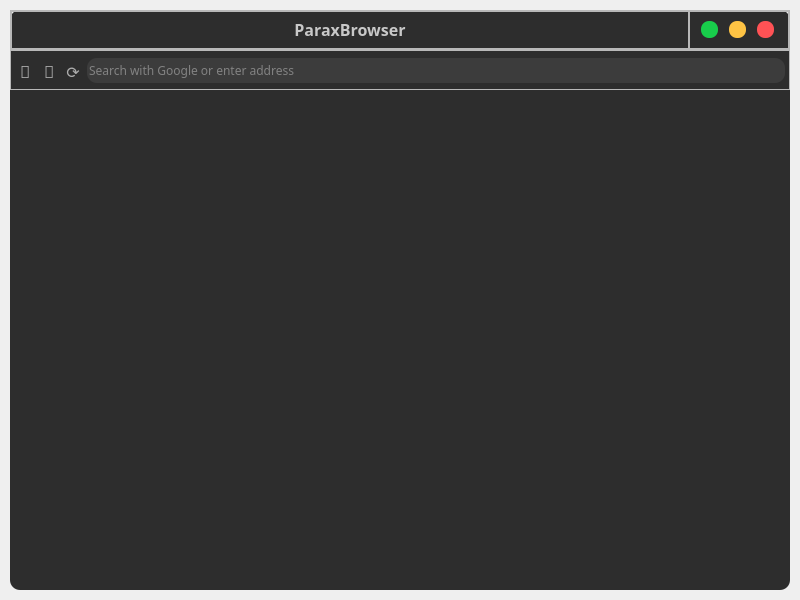
<?xml version="1.0" encoding="UTF-8"?>
<ui version="4.0">
 <class>MainWindow</class>
 <widget class="QMainWindow" name="MainWindow">
  <property name="geometry">
   <rect>
    <x>0</x>
    <y>0</y>
    <width>800</width>
    <height>600</height>
   </rect>
  </property>
  <property name="windowTitle">
   <string>Levly</string>
  </property>
  <property name="windowIcon">
   <iconset>
    <normaloff>:/Images/MyProjects/Python/Levly/Images/Levly.png</normaloff>:/Images/MyProjects/Python/Levly/Images/Levly.png</iconset>
  </property>
  <widget class="QWidget" name="centralwidget">
   <layout class="QVBoxLayout" name="verticalLayout">
    <property name="spacing">
     <number>0</number>
    </property>
    <property name="leftMargin">
     <number>10</number>
    </property>
    <property name="topMargin">
     <number>10</number>
    </property>
    <property name="rightMargin">
     <number>10</number>
    </property>
    <property name="bottomMargin">
     <number>10</number>
    </property>
    <item>
     <widget class="QFrame" name="mainFrame">
      <property name="styleSheet">
       <string notr="true">QFrame#mainFrame {
	background-color: rgb(45, 45, 45);
	border-radius: 10px; 
}</string>
      </property>
      <property name="frameShape">
       <enum>QFrame::NoFrame</enum>
      </property>
      <property name="frameShadow">
       <enum>QFrame::Plain</enum>
      </property>
      <property name="lineWidth">
       <number>0</number>
      </property>
      <layout class="QVBoxLayout" name="verticalLayout_2">
       <property name="spacing">
        <number>0</number>
       </property>
       <property name="leftMargin">
        <number>0</number>
       </property>
       <property name="topMargin">
        <number>0</number>
       </property>
       <property name="rightMargin">
        <number>0</number>
       </property>
       <property name="bottomMargin">
        <number>0</number>
       </property>
       <item>
        <widget class="QFrame" name="titleBar">
         <property name="maximumSize">
          <size>
           <width>16777215</width>
           <height>80</height>
          </size>
         </property>
         <property name="styleSheet">
          <string notr="true">background-color: none;
</string>
         </property>
         <property name="frameShape">
          <enum>QFrame::NoFrame</enum>
         </property>
         <property name="frameShadow">
          <enum>QFrame::Raised</enum>
         </property>
         <layout class="QVBoxLayout" name="verticalLayout_3">
          <property name="spacing">
           <number>0</number>
          </property>
          <property name="leftMargin">
           <number>0</number>
          </property>
          <property name="topMargin">
           <number>0</number>
          </property>
          <property name="rightMargin">
           <number>0</number>
          </property>
          <property name="bottomMargin">
           <number>0</number>
          </property>
          <item>
           <widget class="QFrame" name="topFrame">
            <property name="frameShape">
             <enum>QFrame::StyledPanel</enum>
            </property>
            <property name="frameShadow">
             <enum>QFrame::Raised</enum>
            </property>
            <layout class="QHBoxLayout" name="horizontalLayout">
             <property name="spacing">
              <number>0</number>
             </property>
             <property name="leftMargin">
              <number>0</number>
             </property>
             <property name="topMargin">
              <number>0</number>
             </property>
             <property name="rightMargin">
              <number>0</number>
             </property>
             <property name="bottomMargin">
              <number>0</number>
             </property>
             <item>
              <widget class="QFrame" name="browserNameLabel">
               <property name="frameShape">
                <enum>QFrame::StyledPanel</enum>
               </property>
               <property name="frameShadow">
                <enum>QFrame::Raised</enum>
               </property>
               <layout class="QVBoxLayout" name="verticalLayout_5">
                <property name="spacing">
                 <number>0</number>
                </property>
                <property name="leftMargin">
                 <number>0</number>
                </property>
                <property name="topMargin">
                 <number>0</number>
                </property>
                <property name="rightMargin">
                 <number>0</number>
                </property>
                <property name="bottomMargin">
                 <number>0</number>
                </property>
                <item>
                 <widget class="QLabel" name="browserName">
                  <property name="font">
                   <font>
                    <family>Montserrat SemiBold</family>
                    <pointsize>12</pointsize>
                    <weight>75</weight>
                    <bold>true</bold>
                   </font>
                  </property>
                  <property name="autoFillBackground">
                   <bool>false</bool>
                  </property>
                  <property name="styleSheet">
                   <string notr="true">color: rgb(200, 200, 200);</string>
                  </property>
                  <property name="text">
                   <string>&lt;html&gt;&lt;head/&gt;&lt;body&gt;&lt;p align=&quot;center&quot;&gt;                ParaxBrowser&lt;/p&gt;&lt;/body&gt;&lt;/html&gt;</string>
                  </property>
                 </widget>
                </item>
               </layout>
              </widget>
             </item>
             <item>
              <widget class="QFrame" name="buttons">
               <property name="maximumSize">
                <size>
                 <width>100</width>
                 <height>16777215</height>
                </size>
               </property>
               <property name="frameShape">
                <enum>QFrame::StyledPanel</enum>
               </property>
               <property name="frameShadow">
                <enum>QFrame::Raised</enum>
               </property>
               <layout class="QHBoxLayout" name="horizontalLayout_2">
                <property name="spacing">
                 <number>0</number>
                </property>
                <property name="leftMargin">
                 <number>0</number>
                </property>
                <property name="topMargin">
                 <number>0</number>
                </property>
                <property name="rightMargin">
                 <number>0</number>
                </property>
                <property name="bottomMargin">
                 <number>0</number>
                </property>
                <item>
                 <widget class="QPushButton" name="minimizeBtn">
                  <property name="minimumSize">
                   <size>
                    <width>16</width>
                    <height>16</height>
                   </size>
                  </property>
                  <property name="maximumSize">
                   <size>
                    <width>17</width>
                    <height>17</height>
                   </size>
                  </property>
                  <property name="toolTip">
                   <string>&lt;html&gt;&lt;head/&gt;&lt;body&gt;&lt;p&gt;Minimize&lt;/p&gt;&lt;/body&gt;&lt;/html&gt;</string>
                  </property>
                  <property name="styleSheet">
                   <string notr="true">QPushButton {
border: none;
border-radius: 8px;
background-color: rgb(24, 205, 75);
}

QPushButton:hover {
background-color: rgba(24, 205, 75, 150);
}</string>
                  </property>
                  <property name="text">
                   <string/>
                  </property>
                 </widget>
                </item>
                <item>
                 <widget class="QPushButton" name="maximizeBtn">
                  <property name="minimumSize">
                   <size>
                    <width>16</width>
                    <height>16</height>
                   </size>
                  </property>
                  <property name="maximumSize">
                   <size>
                    <width>17</width>
                    <height>17</height>
                   </size>
                  </property>
                  <property name="toolTip">
                   <string>&lt;html&gt;&lt;head/&gt;&lt;body&gt;&lt;p&gt;Maximize&lt;/p&gt;&lt;/body&gt;&lt;/html&gt;</string>
                  </property>
                  <property name="styleSheet">
                   <string notr="true">QPushButton {
border: none;
border-radius: 8px;
	background-color: rgb(254, 195, 68);
}

QPushButton:hover {
background-color: rgba(254, 195, 68, 150);
}</string>
                  </property>
                  <property name="text">
                   <string/>
                  </property>
                 </widget>
                </item>
                <item>
                 <widget class="QPushButton" name="closeBtn">
                  <property name="minimumSize">
                   <size>
                    <width>16</width>
                    <height>16</height>
                   </size>
                  </property>
                  <property name="maximumSize">
                   <size>
                    <width>17</width>
                    <height>17</height>
                   </size>
                  </property>
                  <property name="toolTip">
                   <string>&lt;html&gt;&lt;head/&gt;&lt;body&gt;&lt;p&gt;Close&lt;/p&gt;&lt;/body&gt;&lt;/html&gt;</string>
                  </property>
                  <property name="styleSheet">
                   <string notr="true">QPushButton {
border: none;
border-radius: 8px;
background-color: rgb(255, 82, 85);
}

QPushButton:hover {
background-color: rgba(255, 82, 85, 100);
}</string>
                  </property>
                  <property name="text">
                   <string/>
                  </property>
                 </widget>
                </item>
               </layout>
              </widget>
             </item>
            </layout>
           </widget>
          </item>
          <item>
           <widget class="QFrame" name="bottomFrame">
            <property name="frameShape">
             <enum>QFrame::StyledPanel</enum>
            </property>
            <property name="frameShadow">
             <enum>QFrame::Raised</enum>
            </property>
            <layout class="QHBoxLayout" name="horizontalLayout_5">
             <property name="spacing">
              <number>4</number>
             </property>
             <property name="leftMargin">
              <number>4</number>
             </property>
             <property name="topMargin">
              <number>4</number>
             </property>
             <property name="rightMargin">
              <number>4</number>
             </property>
             <property name="bottomMargin">
              <number>2</number>
             </property>
             <item>
              <widget class="QPushButton" name="leftArrowBtn">
               <property name="minimumSize">
                <size>
                 <width>20</width>
                 <height>20</height>
                </size>
               </property>
               <property name="maximumSize">
                <size>
                 <width>20</width>
                 <height>20</height>
                </size>
               </property>
               <property name="font">
                <font>
                 <family>Entypo</family>
                 <pointsize>13</pointsize>
                </font>
               </property>
               <property name="styleSheet">
                <string notr="true">QPushButton {
	color: rgba(172, 172, 172, 255);
	border: none;
}

QPushButton:hover {
	color: rgba(172, 172, 172, 100);
}

QPushButton:pressed {
	padding-left: 2px;
	padding-top: 2px;
}</string>
               </property>
               <property name="text">
                <string></string>
               </property>
              </widget>
             </item>
             <item>
              <widget class="QPushButton" name="rightArrowBtn">
               <property name="minimumSize">
                <size>
                 <width>20</width>
                 <height>20</height>
                </size>
               </property>
               <property name="maximumSize">
                <size>
                 <width>20</width>
                 <height>20</height>
                </size>
               </property>
               <property name="font">
                <font>
                 <family>Entypo</family>
                 <pointsize>13</pointsize>
                </font>
               </property>
               <property name="styleSheet">
                <string notr="true">QPushButton {
	color: rgba(172, 172, 172, 255);
	border: none;
}

QPushButton:hover {
	color: rgba(172, 172, 172, 100);
}

QPushButton:pressed {
	padding-left: 2px;
	padding-top: 2px;
}</string>
               </property>
               <property name="text">
                <string></string>
               </property>
              </widget>
             </item>
             <item>
              <widget class="QPushButton" name="reloadBtn">
               <property name="minimumSize">
                <size>
                 <width>20</width>
                 <height>20</height>
                </size>
               </property>
               <property name="maximumSize">
                <size>
                 <width>20</width>
                 <height>20</height>
                </size>
               </property>
               <property name="font">
                <font>
                 <family>Entypo</family>
                 <pointsize>12</pointsize>
                </font>
               </property>
               <property name="styleSheet">
                <string notr="true">QPushButton {
	color: rgba(172, 172, 172, 255);
	border: none;
}

QPushButton:hover {
	color: rgba(172, 172, 172, 100);
}

QPushButton:pressed {
	padding-left: 2px;
	padding-top: 2px;
}</string>
               </property>
               <property name="text">
                <string>⟳</string>
               </property>
              </widget>
             </item>
             <item>
              <widget class="QLineEdit" name="addressBar">
               <property name="minimumSize">
                <size>
                 <width>0</width>
                 <height>25</height>
                </size>
               </property>
               <property name="maximumSize">
                <size>
                 <width>16777215</width>
                 <height>25</height>
                </size>
               </property>
               <property name="font">
                <font>
                 <family>Montserrat Medium</family>
                 <pointsize>9</pointsize>
                </font>
               </property>
               <property name="styleSheet">
                <string notr="true">QLineEdit#addressBar {
	background-color: rgb(60, 60, 60);
	color: rgb(200, 200, 200);
	border-radius: 10px;
	border: none;
}</string>
               </property>
               <property name="placeholderText">
                <string>Search with Google or enter address</string>
               </property>
              </widget>
             </item>
            </layout>
           </widget>
          </item>
         </layout>
        </widget>
       </item>
       <item>
        <widget class="QFrame" name="content">
         <property name="styleSheet">
          <string notr="true"/>
         </property>
         <property name="frameShape">
          <enum>QFrame::NoFrame</enum>
         </property>
         <property name="frameShadow">
          <enum>QFrame::Plain</enum>
         </property>
         <property name="lineWidth">
          <number>0</number>
         </property>
        </widget>
       </item>
      </layout>
     </widget>
    </item>
   </layout>
  </widget>
 </widget>
 <resources/>
 <connections/>
</ui>
